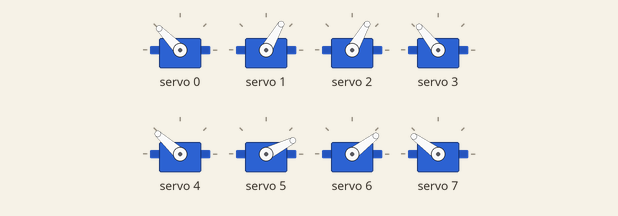
This sketch was run on a simulated Arduino Uno, built with avr-gcc and run on an emulated ATmega328P. Shown: 8 × servo. What the sketch prints to the serial monitor is not drawn.

Above: at 1.4 s.
At 2.3 s:
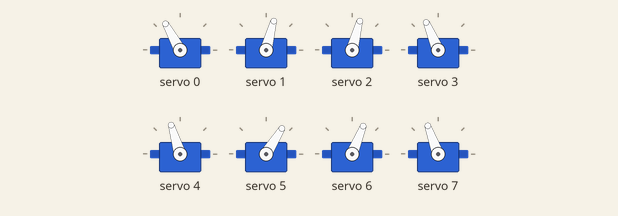
At 2.9 s:
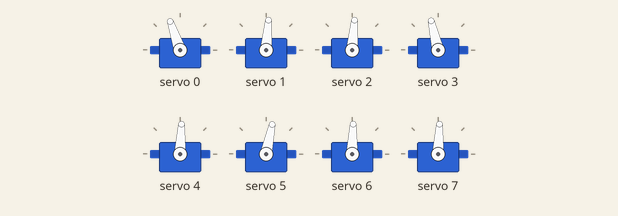
At 3.4 s:
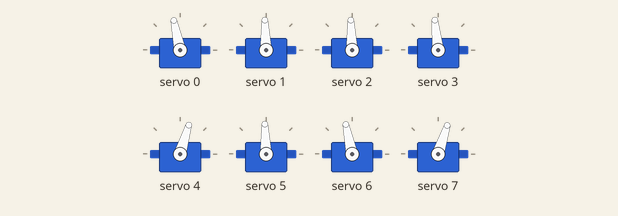
At 4.4 s:
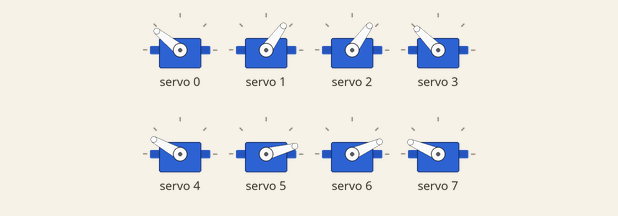
Timing chart, 0 to 5.9 s (numbered marks = the images above):
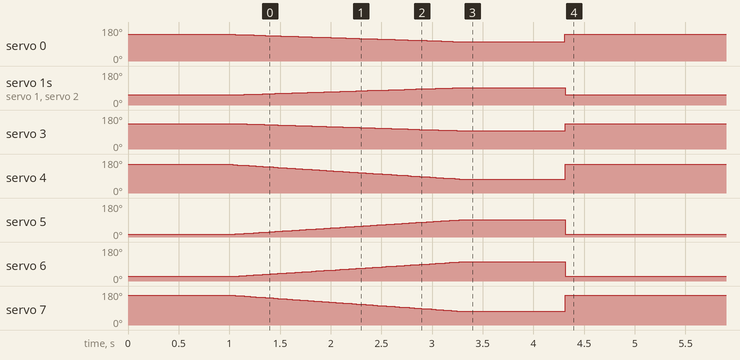

Measured:
- by itself, servo 1, servo 2: rises from 54° to 92° in 2.2 s, then falls to 54° in 1.0 s
- by itself, servo 5: rises from 15° to 92° in 2.2 s, then falls to 15° in 1.0 s
- by itself, servo 6: rises from 24° to 102° in 2.3 s, then falls to 24° in 1.0 s

The sketch:

Robot.ino
```cpp
#include <Wire.h>
#include <Adafruit_PWMServoDriver.h>

Adafruit_PWMServoDriver servoShield = Adafruit_PWMServoDriver();
bool isWalking = false;
int const servoMinPwm = 102;
int const servoMaxPwm = 512;
float servoPwm = 0;

int setPwm(float value) {
  return (value * servoPwm) + servoMinPwm;
}

void setLeg0(float value) {
  if (value < 0.25) value = 0.25;
  if (value > 0.75) value = 0.75;
  value = 1 - value;
  servoShield.setPWM(0, 0, setPwm(value));
}
void setLeg1(float value) {
  if (value < 0.25) value = 0.25;
  if (value > 0.75) value = 0.75;
  servoShield.setPWM(1, 0, setPwm(value + 0.05));
}
void setLeg2(float value) {
  if (value < 0.25) value = 0.25;
  if (value > 0.75) value = 0.75;
  servoShield.setPWM(2, 0, setPwm(value + 0.05));
}
void setLeg3(float value) {
  if (value < 0.25) value = 0.25;
  if (value > 0.75) value = 0.75;
  value = 1 - value;
  servoShield.setPWM(3, 0, setPwm(value - 0.03));
}
void setLeg4(float value) {
  if (value < 0.15) value = 0.15;
  if (value > 0.85) value = 0.85;
  value = 1 - value;
  servoShield.setPWM(4, 0, setPwm(value - 0.05));
}
void setLeg5(float value) {
  if (value < 0.15) value = 0.15;
  if (value > 0.85) value = 0.85;
  servoShield.setPWM(5, 0, setPwm(value - 0.05));
}
void setLeg6(float value) {
  if (value < 0.15) value = 0.15;
  if (value > 0.85) value = 0.85;
  servoShield.setPWM(6, 0, setPwm(value));
}
void setLeg7(float value) {
  if (value < 0.15) value = 0.15;
  if (value > 0.85) value = 0.85;
  value = 1 - value;
  servoShield.setPWM(7, 0, setPwm(1.1 * value - 0.1));
}

void standByHeight(float height) {

  float value = (0.2 * height) + 0.25;
  setLeg0(value);
  setLeg1(value);
  setLeg2(value);
  setLeg3(value);

  value = (0.4 * height) + 0.15;
  setLeg4(value);
  setLeg5(value);
  setLeg6(value);
  setLeg7(value);
}

void lieOnBelly() {
  standByHeight(0);
}

void standStill() {
  standByHeight(1);
}

void getHigh(float velocity) {
  if (velocity < 0) velocity = 0;
  if (velocity > 1) velocity = 1;
  for (float i = 0; i < 1; i+= (velocity * velocity) / 50) {
    standByHeight(i);
    delay(10 * velocity);
  }
}

void getLow(float velocity) {
  if (velocity < 0) velocity = 0;
  if (velocity > 1) velocity = 1;
  for (float i = 1; i > 0; i-= (velocity * velocity) / 50) {
    standByHeight(i);
    delay(10 * velocity);
  }
}

void walk() {

  /// Leg0
  setLeg4(0.4);
  delay(200);

  setLeg1(0.45);
  setLeg2(0.425);
  setLeg3(0.475);

  setLeg0(0.5);
  delay(200);

  setLeg4(0.6);
  delay(200);

    /// Leg2
  setLeg6(0.4);
  delay(200);

  setLeg0(0.475);
  setLeg1(0.425);
  setLeg3(0.45);

  setLeg2(0.5);
  delay(200);

  setLeg6(0.6);
  delay(200);

  /// Leg1
  setLeg5(0.4);
  delay(200);

  setLeg0(0.45);
  setLeg2(0.475);
  setLeg3(0.425);

  setLeg1(0.5);
  delay(200);

  setLeg5(0.6);
  delay(200);

  /// Leg3
  setLeg7(0.4);
  delay(200);

  setLeg0(0.425);
  setLeg1(0.475);
  setLeg2(0.45);

  setLeg3(0.5);
  delay(200);

  setLeg7(0.6);
  delay(200);
}

void setup() {
  Serial.begin(115200);
  servoPwm = servoMaxPwm - servoMinPwm;

  servoShield.begin();
  servoShield.setPWMFreq(50);
  delay(10);

  lieOnBelly();
  delay(1000);
  getHigh(0.5);
  delay(1000);
}

void loop() {
    unsigned long startTime = micros();
    Serial.println("---------------------------------");

    lieOnBelly();
    //walk();

    unsigned long endTime = micros();
    float duration = endTime - startTime;
    Serial.print("Duration: ");
    Serial.println(duration / 1000);
}
```
